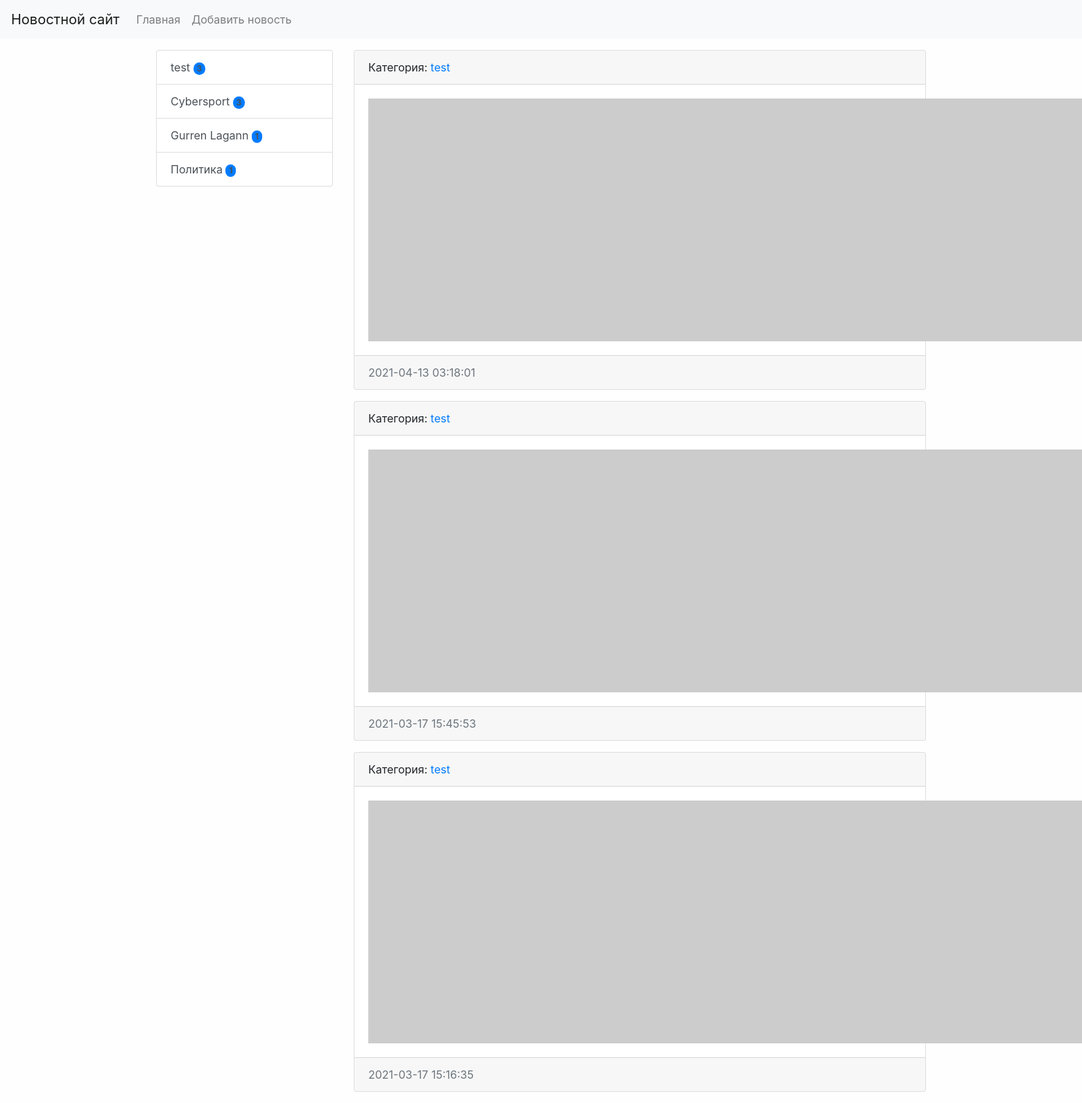
Page /category/1/ on the committed database.
### news/models.py (models this page shows, shortened)
class Category(models.Model):
    title = models.CharField(max_length=150, db_index=True, verbose_name='Наименование категории')
    def get_absolute_url(self):
        return reverse('category', kwargs={"category_id": self.pk})
    def __str__(self):
        return self.title
    class Meta:
        verbose_name = 'Категория'
        verbose_name_plural = 'Категории'
        ordering = ['title']

class News(models.Model):
    title = models.CharField(max_length=150, verbose_name='Наименование')
    content = models.TextField(blank=True, verbose_name='Контент')
    created_at = models.DateTimeField(auto_now_add=True, verbose_name='Дата публикации')
    updated_at = models.DateTimeField(auto_now=True, verbose_name='Обновлено')
    photo = models.ImageField(upload_to='photos/%Y/%m/%d/', verbose_name='Фото', blank=True)
    is_published = models.BooleanField(default=True, verbose_name='Опубликовано')
    category = models.ForeignKey('Category', on_delete=models.PROTECT,
                                 verbose_name='Категория')
    def get_absolute_url(self):
        return reverse('view_news', kwargs={"pk": self.pk})
    class Meta:
        verbose_name = 'Новость'
        verbose_name_plural = 'Новости'
        ordering = ['-created_at']

### news/views.py (the view)
# urls.py: path('category/<int:category_id>/', NewsByCategory.as_view(), name='category'),
class NewsByCategory(ListView):
    model = News
    template_name = 'news/home_news_list.html'
    context_object_name = 'news'
    allow_empty = False
    def get_context_data(self, *, object_list=None, **kwargs):
        context = super().get_context_data(**kwargs)
        context['title'] = Category.objects.get(pk=self.kwargs['category_id'])
        return context
    def get_queryset(self):
        return News.objects.filter(category_id=self.kwargs['category_id'], is_published=True)

### news/templatetags/news_tags.py (called while the page is built)
@register.inclusion_tag('news/list_categories.html')
def show_categories(arg1='Hello', arg2='world'):
    categories = Category.objects.annotate(cnt=Count('news')).filter(cnt__gt=0)
    return {"categories": categories, "arg1": arg1, "arg2": arg2}

### news/templates/news/home_news_list.html (shortened to what this page needs)
{% extends 'base.html' %}
{% block sidebar %}
{% include 'inc/_sidebar.html' %}
{% endblock %}
{% block content %}
{% for item in news %}
<div class="card mb-3">
    <div class="card-header">
        Категория: <a href="{{ item.category.get_absolute_url }}">{{ item.category }}</a>
    </div>
    <div class="card-body">
        <div class="media">
            {% if item.photo %}
            <img src="{{ item.photo.url }}" alt="" width="350" class="mr-3">
            {% else %}
            <img src="https://picsum.photos/id/1060/350/235/?blur=2" alt="" class="mr-3">
            {% endif %}
        </div>
    </div>
    <div class="card-footer text-muted">
        {{ item.created_at|date:"Y-m-d H:i:s" }}
    </div>
</div>
{% endfor %}
{% endblock %}

### news/templates/news/list_categories.html
<div class="list-group">
    {% for item in categories %}
    <a href="{{ item.get_absolute_url }}" class="list-group-item
    list-group-item-action">{{ item.title }}    <span class="badge bg-primary rounded-pill">{{ item.cnt }}</span></a>
    {% endfor %}
</div>

### mysite/static/css/style.css (style rules this page uses)
body { background-color: #fefefe; }

### rows in the picture
Category: title "test", cnt "3"
Category: title "Cybersport", cnt "3"
Category: title "Gurren Lagann", cnt "1"
Category: title "Политика", cnt "1"
News: category "test", created_at "2021-04-13 03:18:01"
News: category "test", created_at "2021-03-17 15:45:53"
News: category "test", created_at "2021-03-17 15:16:35"
